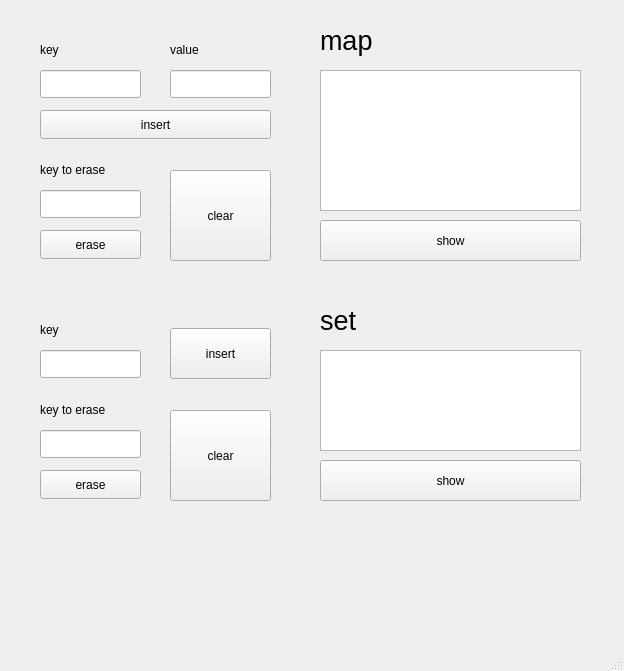
<?xml version="1.0" encoding="UTF-8"?>
<ui version="4.0">
 <class>MainWindow</class>
 <widget class="QMainWindow" name="MainWindow">
  <property name="geometry">
   <rect>
    <x>0</x>
    <y>0</y>
    <width>624</width>
    <height>671</height>
   </rect>
  </property>
  <property name="windowTitle">
   <string>MainWindow</string>
  </property>
  <widget class="QWidget" name="centralwidget">
   <widget class="QLineEdit" name="map_key_insert">
    <property name="geometry">
     <rect>
      <x>40</x>
      <y>70</y>
      <width>101</width>
      <height>28</height>
     </rect>
    </property>
   </widget>
   <widget class="QLineEdit" name="map_value_insert">
    <property name="geometry">
     <rect>
      <x>170</x>
      <y>70</y>
      <width>101</width>
      <height>28</height>
     </rect>
    </property>
   </widget>
   <widget class="QLabel" name="label">
    <property name="geometry">
     <rect>
      <x>40</x>
      <y>40</y>
      <width>31</width>
      <height>20</height>
     </rect>
    </property>
    <property name="text">
     <string>key</string>
    </property>
   </widget>
   <widget class="QLabel" name="label_2">
    <property name="geometry">
     <rect>
      <x>170</x>
      <y>40</y>
      <width>63</width>
      <height>20</height>
     </rect>
    </property>
    <property name="text">
     <string>value</string>
    </property>
   </widget>
   <widget class="QPushButton" name="map_insert_button">
    <property name="geometry">
     <rect>
      <x>40</x>
      <y>110</y>
      <width>231</width>
      <height>29</height>
     </rect>
    </property>
    <property name="text">
     <string>insert</string>
    </property>
   </widget>
   <widget class="QLineEdit" name="map_erase">
    <property name="geometry">
     <rect>
      <x>40</x>
      <y>190</y>
      <width>101</width>
      <height>28</height>
     </rect>
    </property>
   </widget>
   <widget class="QLabel" name="label_5">
    <property name="geometry">
     <rect>
      <x>40</x>
      <y>160</y>
      <width>101</width>
      <height>20</height>
     </rect>
    </property>
    <property name="text">
     <string>key to erase</string>
    </property>
   </widget>
   <widget class="QPushButton" name="map_erase_button">
    <property name="geometry">
     <rect>
      <x>40</x>
      <y>230</y>
      <width>101</width>
      <height>29</height>
     </rect>
    </property>
    <property name="text">
     <string>erase</string>
    </property>
   </widget>
   <widget class="QPushButton" name="map_clear_button">
    <property name="geometry">
     <rect>
      <x>170</x>
      <y>170</y>
      <width>101</width>
      <height>91</height>
     </rect>
    </property>
    <property name="text">
     <string>clear</string>
    </property>
   </widget>
   <widget class="QTextEdit" name="map_show">
    <property name="geometry">
     <rect>
      <x>320</x>
      <y>70</y>
      <width>261</width>
      <height>141</height>
     </rect>
    </property>
   </widget>
   <widget class="QLabel" name="label_6">
    <property name="geometry">
     <rect>
      <x>320</x>
      <y>10</y>
      <width>71</width>
      <height>61</height>
     </rect>
    </property>
    <property name="sizePolicy">
     <sizepolicy hsizetype="Preferred" vsizetype="Preferred">
      <horstretch>10</horstretch>
      <verstretch>20</verstretch>
     </sizepolicy>
    </property>
    <property name="font">
     <font>
      <pointsize>20</pointsize>
     </font>
    </property>
    <property name="text">
     <string>map</string>
    </property>
   </widget>
   <widget class="QPushButton" name="map_show_button">
    <property name="geometry">
     <rect>
      <x>320</x>
      <y>220</y>
      <width>261</width>
      <height>41</height>
     </rect>
    </property>
    <property name="text">
     <string>show</string>
    </property>
   </widget>
   <widget class="QLineEdit" name="set_key">
    <property name="geometry">
     <rect>
      <x>40</x>
      <y>350</y>
      <width>101</width>
      <height>28</height>
     </rect>
    </property>
   </widget>
   <widget class="QPushButton" name="set_insert_button">
    <property name="geometry">
     <rect>
      <x>170</x>
      <y>328</y>
      <width>101</width>
      <height>51</height>
     </rect>
    </property>
    <property name="text">
     <string>insert</string>
    </property>
   </widget>
   <widget class="QLabel" name="label_3">
    <property name="geometry">
     <rect>
      <x>40</x>
      <y>320</y>
      <width>63</width>
      <height>20</height>
     </rect>
    </property>
    <property name="text">
     <string>key</string>
    </property>
   </widget>
   <widget class="QLineEdit" name="set_key_erase">
    <property name="geometry">
     <rect>
      <x>40</x>
      <y>430</y>
      <width>101</width>
      <height>28</height>
     </rect>
    </property>
   </widget>
   <widget class="QLabel" name="label_4">
    <property name="geometry">
     <rect>
      <x>40</x>
      <y>400</y>
      <width>101</width>
      <height>20</height>
     </rect>
    </property>
    <property name="text">
     <string>key to erase</string>
    </property>
   </widget>
   <widget class="QPushButton" name="set_erase_button">
    <property name="geometry">
     <rect>
      <x>40</x>
      <y>470</y>
      <width>101</width>
      <height>29</height>
     </rect>
    </property>
    <property name="text">
     <string>erase</string>
    </property>
   </widget>
   <widget class="QPushButton" name="set_clear_button">
    <property name="geometry">
     <rect>
      <x>170</x>
      <y>410</y>
      <width>101</width>
      <height>91</height>
     </rect>
    </property>
    <property name="text">
     <string>clear</string>
    </property>
   </widget>
   <widget class="QTextEdit" name="set_show">
    <property name="geometry">
     <rect>
      <x>320</x>
      <y>350</y>
      <width>261</width>
      <height>101</height>
     </rect>
    </property>
   </widget>
   <widget class="QLabel" name="label_7">
    <property name="geometry">
     <rect>
      <x>320</x>
      <y>300</y>
      <width>71</width>
      <height>41</height>
     </rect>
    </property>
    <property name="font">
     <font>
      <pointsize>20</pointsize>
     </font>
    </property>
    <property name="text">
     <string>set</string>
    </property>
   </widget>
   <widget class="QPushButton" name="set_show_button">
    <property name="geometry">
     <rect>
      <x>320</x>
      <y>460</y>
      <width>261</width>
      <height>41</height>
     </rect>
    </property>
    <property name="text">
     <string>show</string>
    </property>
   </widget>
  </widget>
  <widget class="QMenuBar" name="menubar">
   <property name="geometry">
    <rect>
     <x>0</x>
     <y>0</y>
     <width>624</width>
     <height>25</height>
    </rect>
   </property>
  </widget>
  <widget class="QStatusBar" name="statusbar"/>
 </widget>
 <resources/>
 <connections/>
</ui>
